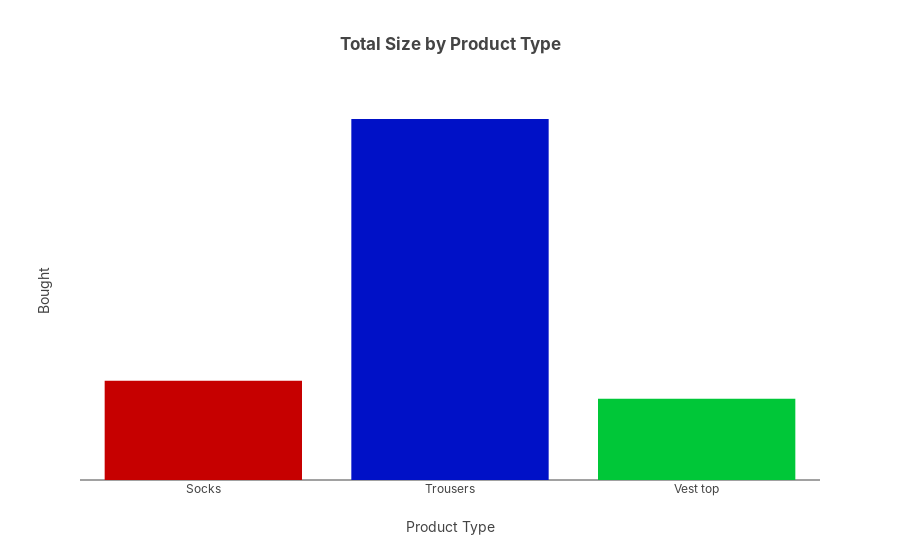

This figure's notebook cell:
### Code cell
# Bar chart for popular items
grouped_df = popular_items_df.groupby("product_type_name", as_index=False).agg(total_size=("size", "sum"))

# Bar chart
fig = px.bar(
    grouped_df,
    x="product_type_name",
    y="total_size",
    color="product_type_name",
    title="Total Size by Product Type",
    labels={"product_type_name": "Product Type", "total_size": "Bought"},
)

fig.show()

### Figure 1 — Plotly figure (JSON) as saved in the notebook; plotly's stock layout.template omitted (floating-point values rounded to 4 significant figures)
{"data": [{"alignmentgroup": "True", "hovertemplate": "Product Type=%{x}<br>Bought=%{y}<extra></extra>", "legendgroup": "Socks", "marker": {"color": "#c60000", "pattern": {"shape": ""}}, "name": "Socks", "offsetgroup": "Socks", "orientation": "v", "showlegend": true, "textposition": "auto", "type": "bar", "x": ["Socks"], "xaxis": "x", "y": [11], "yaxis": "y"}, {"alignmentgroup": "True", "hovertemplate": "Product Type=%{x}<br>Bought=%{y}<extra></extra>", "legendgroup": "Trousers", "marker": {"color": "#0011C7", "pattern": {"shape": ""}}, "name": "Trousers", "offsetgroup": "Trousers", "orientation": "v", "showlegend": true, "textposition": "auto", "type": "bar", "x": ["Trousers"], "xaxis": "x", "y": [40], "yaxis": "y"}, {"alignmentgroup": "True", "hovertemplate": "Product Type=%{x}<br>Bought=%{y}<extra></extra>", "legendgroup": "Vest top", "marker": {"color": "#00C738", "pattern": {"shape": ""}}, "name": "Vest top", "offsetgroup": "Vest top", "orientation": "v", "showlegend": true, "textposition": "auto", "type": "bar", "x": ["Vest top"], "xaxis": "x", "y": [9], "yaxis": "y"}], "layout": {"barmode": "relative", "legend": {"title": {"text": "Product Type"}, "tracegroupgap": 0}, "title": {"text": "Total Size by Product Type"}, "xaxis": {"anchor": "y", "categoryarray": ["Socks", "Trousers", "Vest top"], "categoryorder": "array", "domain": [0, 1], "title": {"text": "Product Type"}}, "yaxis": {"anchor": "x", "domain": [0, 1], "title": {"text": "Bought"}}}}
